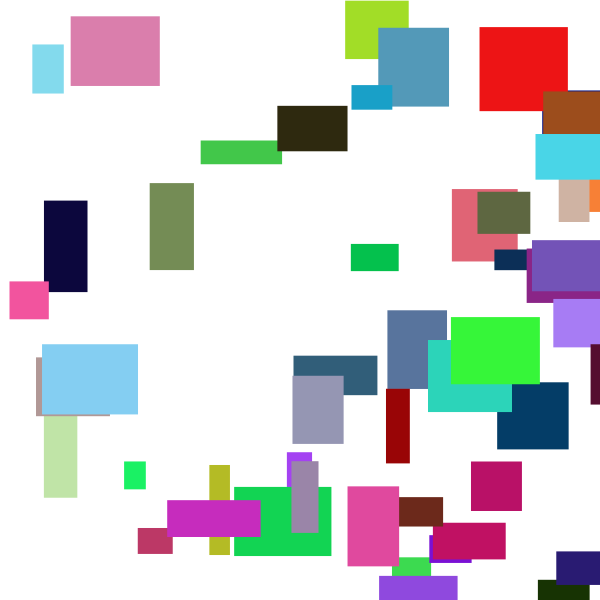
Frame 1 (no input)
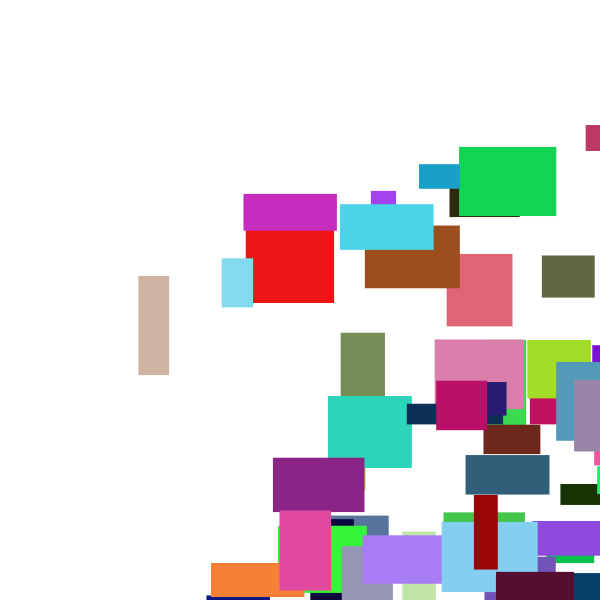
Frame 60 (the mouse pressed at the canvas centre just before this capture)
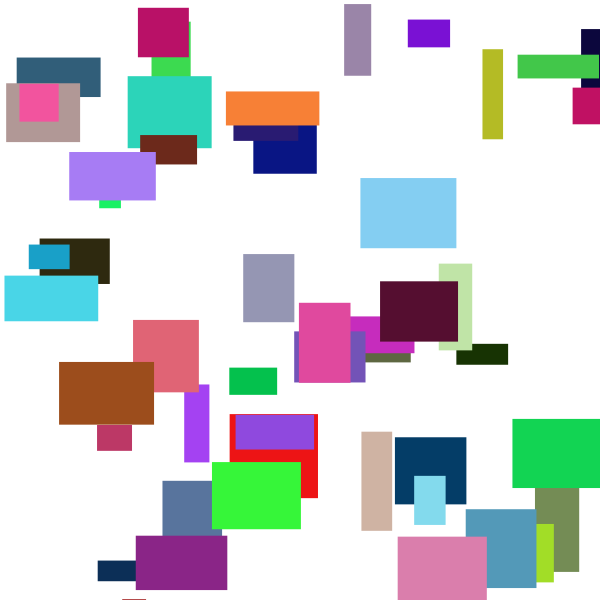
Frame 120 (the mouse held since frame 60 and released just before this capture)

The Processing sketch that drew these frames (run headless with seeded random() and noise(); from frame 60 on, the mouse is pressed at the canvas centre):

// Processing sketch: processing_55758
// ── processing_55758.pde

//Sarah Keeling
//Assignment 11, Jim Roberts Computing for the Arts with Processing
//Working with Parallel Arrays
//March 12, 2012


int MAX = 50;
float maxSpeed = 10;
float maxSize = 100;

float [] x;
float [] y;
float [] wd;
float [] ht;
float [] boxDx;
float [] boxDy;
color [] col;

float window = 600;
//-----------------------------------
void setup () {
  size (600, 600);
  //size (screen.width, screen.height);
  noStroke ();
  smooth ();

  x = new float [MAX];
  y = new float [MAX];
  wd = new float [MAX];
  ht = new float [MAX];
  boxDx = new float [MAX];
  boxDy = new float [MAX];
  col = new color [MAX];

  initColor ();

  initFloatArray (x, 0, width);
  initFloatArray (y, 0, height);
  initFloatArray (wd, 20, maxSize);
  initFloatArray (ht, 20, maxSize);
  initFloatArray (boxDx, 1, maxSpeed);
  initFloatArray (boxDy, 1, maxSpeed);
}

//-----------------------------------
void draw () {
  prepScreen ();
  drawBoxes ();
  moveBoxes ();

}
//-----------------------------------

void prepScreen () {
 // fill (255, 80);
 fill (255);
  rect (0, 0, width, height);
}
//-----------------------------------

void initColor () {
  for (int i = 0; i< col.length; i++) {
    col[i] = color ( (int)random(255), (int)random (255), (int)random(255) );
  }
}
//-----------------------------------

void initFloatArray (float [] anyArray, float lowValue, float highValue) {
  for (int i = 0; i < anyArray.length; i++ ) {
    anyArray[i] = random (lowValue, highValue);
  }
}

//-----------------------------------

void drawBoxes () {
  for (int i=0; i< x.length; i++) {
    fill (col[i]);
    rect (x[i], y[i], wd[i], ht[i]);

  }
}
//-----------------------------------

void moveBoxes () {
  for (int i= 0; i< boxDx.length; i++) {

    x[i] = x[i] + boxDx[i];
    y[i] = y[i] + boxDy [i];


    if (x[i] > width) {
      boxDx[i] = -boxDx[i];
    }
    else if (x[i] < 0) {
      boxDx[i] = -boxDx[i];
    }
    if (y[i] > height) {
      boxDy[i] = -boxDy[i];
    }
    else  if (y[i] < 0) {
      boxDy[i] = -boxDy[i];
    }

  }
}
